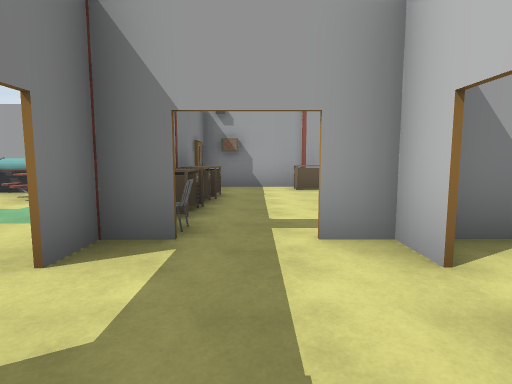
[1] (above)

24 first-person views from a walk through a 3-D level made in the Unity game engine. The camera is 1.4 m above the floor, tilts 6° down and sees 80° across. Doors are open. The floor is counted in squares, 2 m on a side. Each view is taken from the middle of a square. On the plan, view 1 faces up. The plan holds only what a view shows up to about 10 squares ahead; the rest is blank. The place goes on beyond the plan. Some surface patterns are stand-ins.

[2]
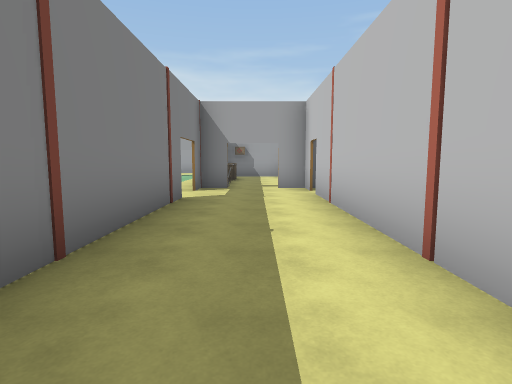

[3]
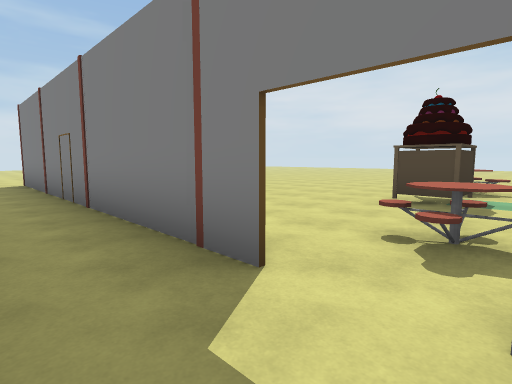

[4]
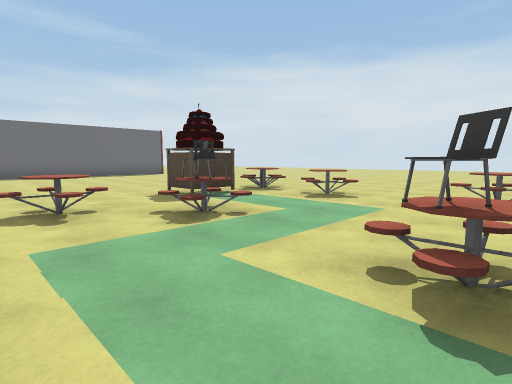

[5]
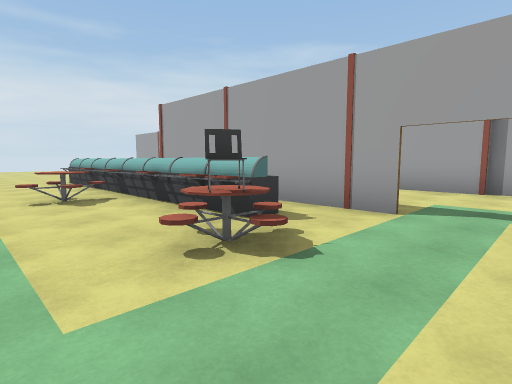

[6]
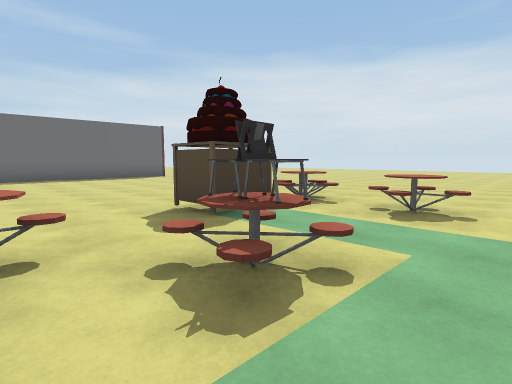

[7]
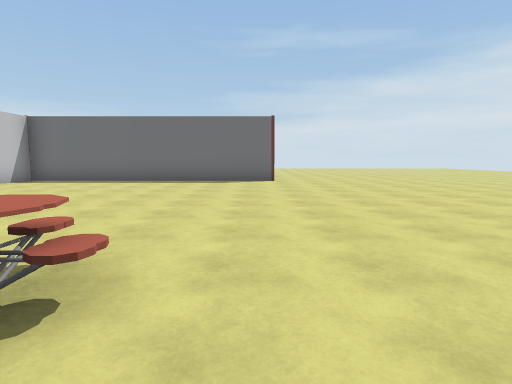

[8]
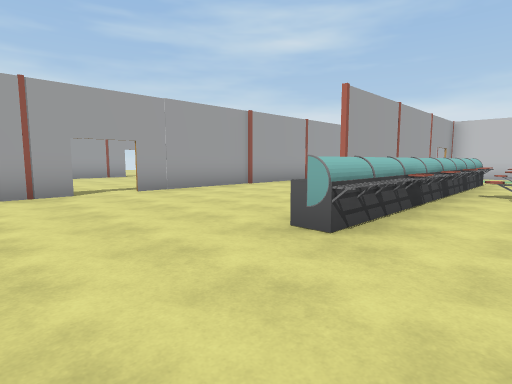

[9]
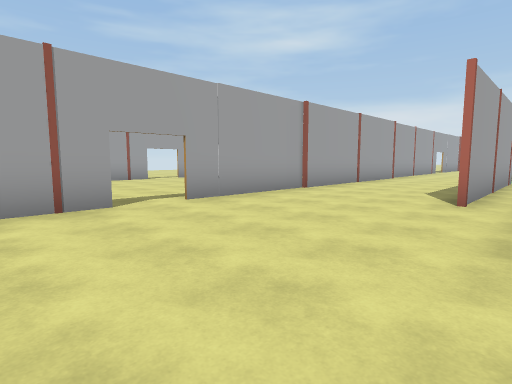

[10]
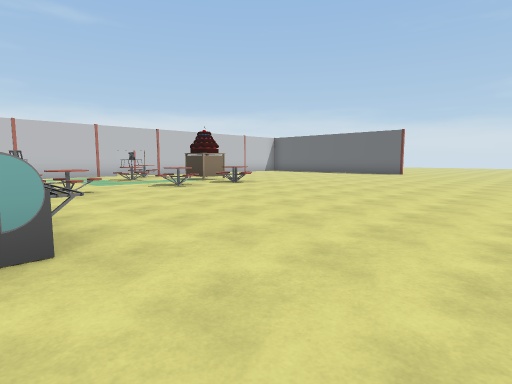

[11]
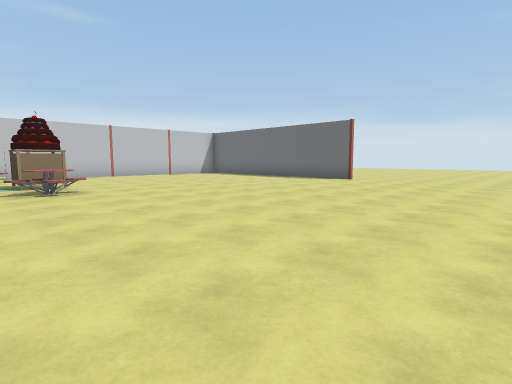

[12]
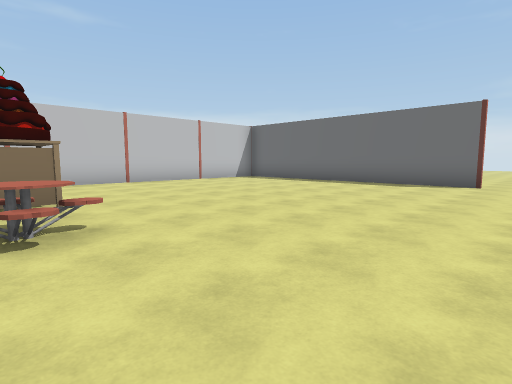

[13]
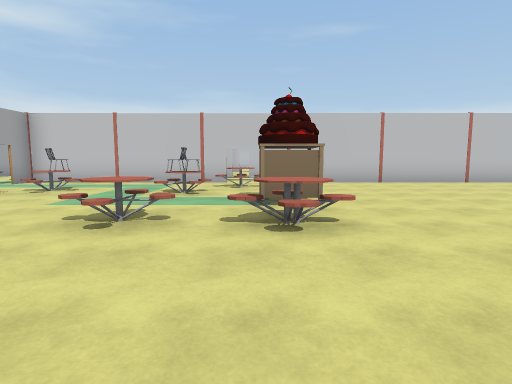

[14]
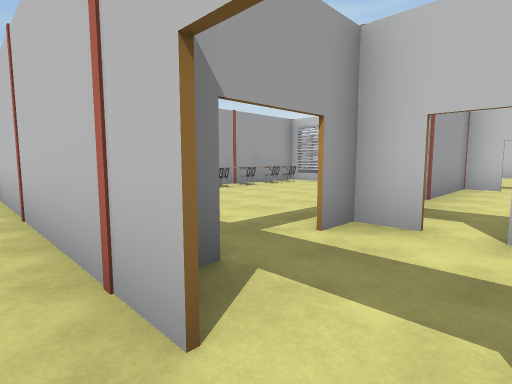

[15]
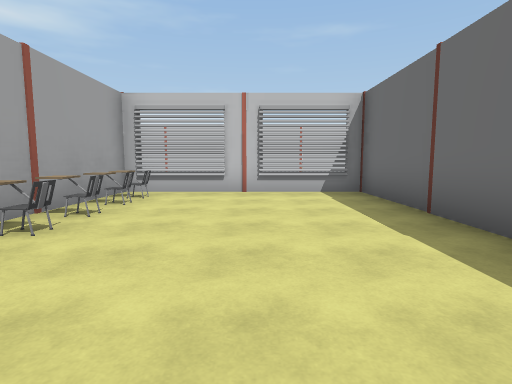

[16]
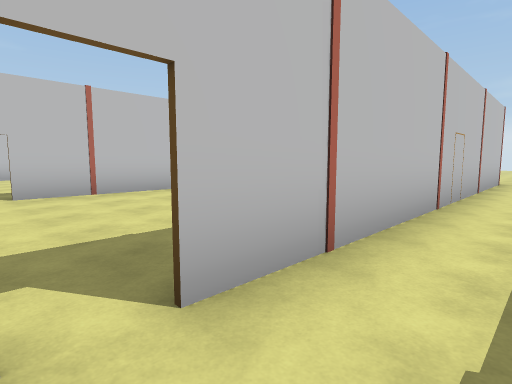

[17]
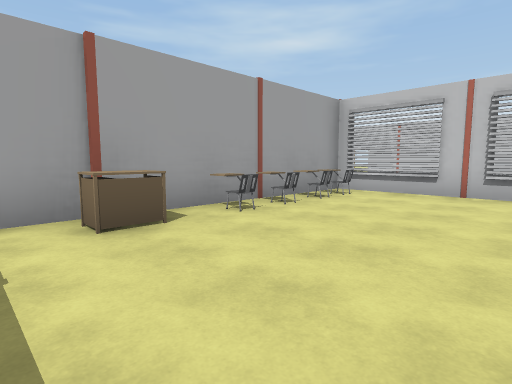

[18]
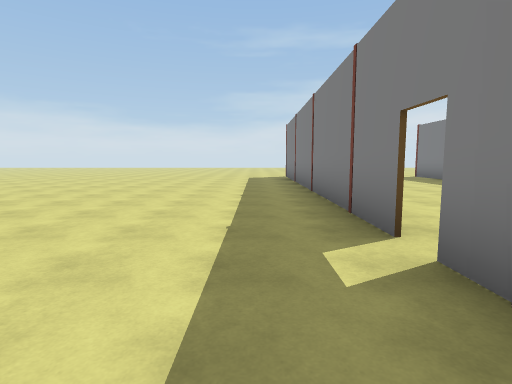

[19]
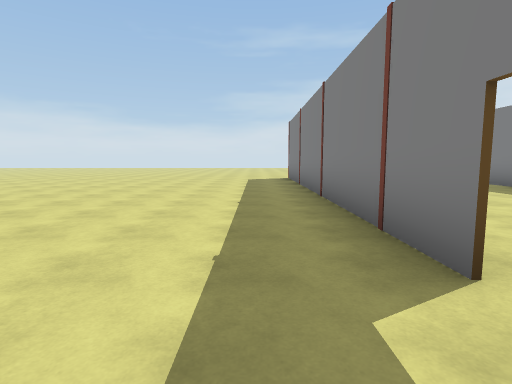

[20]
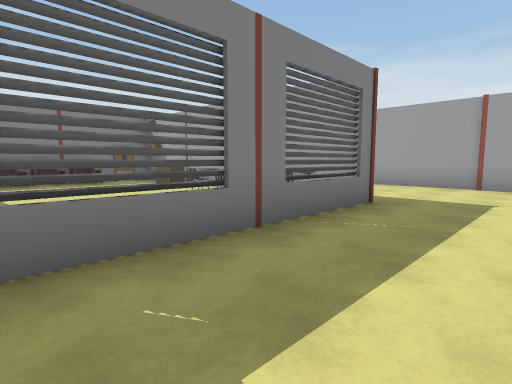

[21]
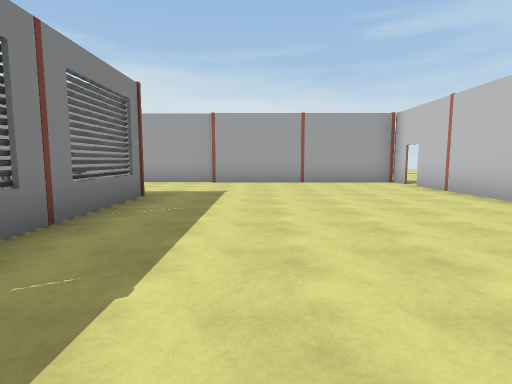

[22]
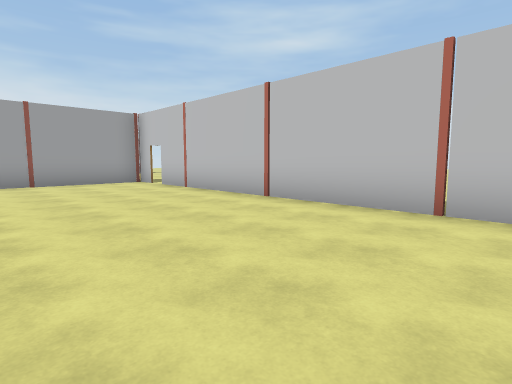

[23]
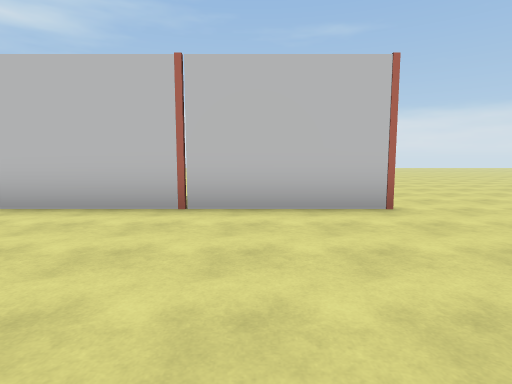

[24]
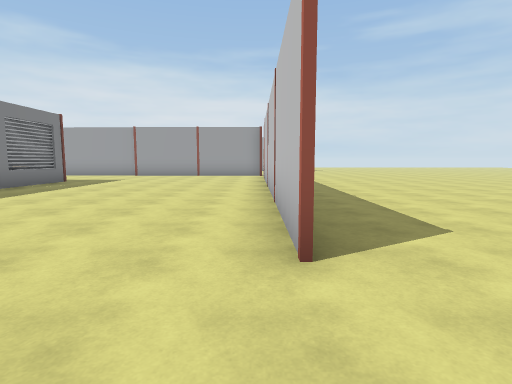

### Floor plan
Points are (right, up) in squares from view 1. A wall is a line through its corners. A room is listed if a view was taken in it or the views show most of it. See-through windows are left out.
Room 1 (views 1, 2, 3, 16)
walls: (-1.4, 0.8) (-1.4, -8.4); (1.2, 1.9) (1.2, 2.8); (1.2, -8.5) (1.2, 1.4); (-1.4, 2.6) (-1.4, 1.9)
ways out: open door at (-1, 1.5) to room 2; open door at (0, 3) to room 2; open door at (1, 1.5)
Room 2 (views 4, 5, 6, 7, 8, 9, 10, 11, 12, 13, 14, 15, 17)
walls: (-1.4, 1.9) (-1.4, 3.5); (-3.4, 8) (-9.6, 8); (-9.6, -8.2) (-4, -8.2); (-1.4, 8) (-1.4, 6.4) (-1.4, 8.1); (2.6, 2.7) (6.8, 2.7); (-10.6, 11.5) (-12.1, 11.5); (-1.4, -8.1) (-1.4, -1); (-13.2, 11.5) (-14.6, 11.5); (6.7, 1.9) (6.7, 8) (-2.2, 8)
ways out: open door at (-1, 1.5) to room 1; open door at (0, 3) to room 1; opening at (-13, 12) to room 3; opening at (-9.7, 10) to room 3; open door at (-2.5, 8) to room 3
objects: other object (-12, 7); other object (-11, 7); other object (-10, 7); other object (-9, 7); table (-8, 0); table (-8, 1) to (-7, 1); table (-8, 2) to (-7, 3); table (-8, 5) to (-8, 6); other object (-8, 7); other object (-7, 7); other object (-6, 0) to (-5, 1); other object (-6, 7); chair (-5, 3); other object (-5, 7); chair (-4, 6); table (-3, 1) to (-3, 2); table (-1, 4); table (-1, 5); table (-1, 6); table (1, 7); chair (3, 7); chair (4, 7); chair (5, 7); chair (6, 7)
Room 3 (views 18, 19, 20, 21, 22, 23, 24)
walls: (6.7, 8) (6.7, 1.9); (13.3, 10.8) (13.3, 11.5) (5.1, 11.5); (6.7, 1.4) (6.7, -7); (13.3, 0) (13.3, 10.2); (-2.6, 11.5) (-10.6, 11.5)
ways out: opening at (-13, 12) to room 2; opening at (-9.7, 10) to room 2; open door at (-2.5, 8) to room 2; gap at (7, 1.5); gap at (13, 10)

Where each view was taken, in squares from view 1:
view 1: 0 up, 0 right, facing up
view 2: 5 down, 0 right, facing up
view 3: 2 up, 0 right, facing down-left
view 4: 6 up, 2 left, facing down-left
view 5: 4 up, 2 left, facing up-left
view 6: 4 up, 3 left, facing down-left
view 7: 2 up, 9 left, facing down
view 8: 5 up, 15 left, facing up-right
view 9: 7 up, 15 left, facing up-right
view 10: 7 up, 15 left, facing down-right
view 11: 2 up, 15 left, facing down-right
view 12: 1 up, 11 left, facing down-right
view 13: 1 up, 11 left, facing right
view 14: 1 up, 2 left, facing up-right
view 15: 5 up, 0 right, facing right
view 16: 2 up, 0 right, facing down-right
view 17: 4 up, 0 right, facing up-right
view 18: 4 up, 8 right, facing down
view 19: 3 up, 8 right, facing down
view 20: 3 up, 9 right, facing up-left
view 21: 2 up, 9 right, facing up
view 22: 2 up, 9 right, facing up-right
view 23: 2 up, 9 right, facing right
view 24: 2 down, 13 right, facing up
